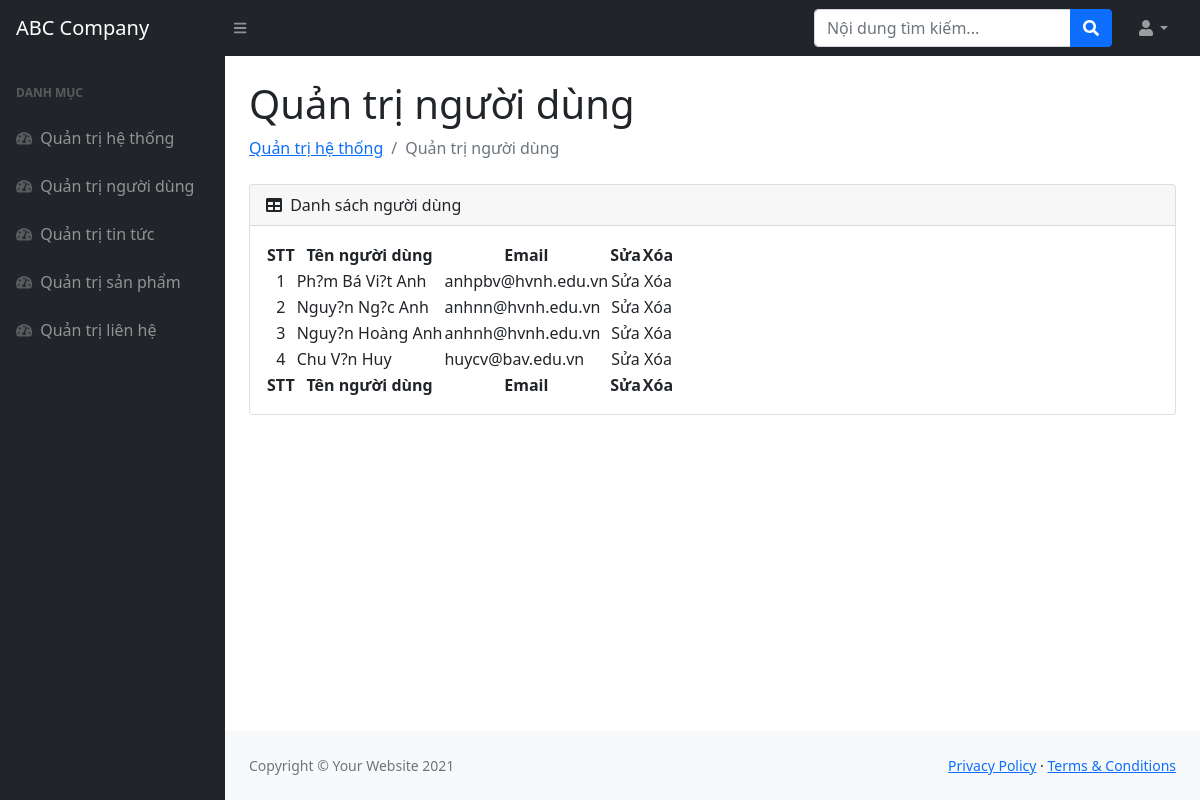
The page /admin/quan_tri_nguoi_dung.php (signed in) on the database its author committed.
### tables this page shows
CREATE TABLE `tbl_nguoi_dung` (
  `nguoi_dung_id` int(11) NOT NULL,
  `ten_nguoi_dung` varchar(50) NOT NULL,
  `email` varchar(50) NOT NULL,
  `mat_khau` varchar(50) NOT NULL,
  `triet_ly` varchar(500) DEFAULT NULL,
  `ghi_chu` text
);

### admin/quan_tri_nguoi_dung.php (the view, shortened to what this page needs)
<!DOCTYPE html>
<html lang="en">
    <head>
        <link href="https://cdn.jsdelivr.net/npm/simple-datatables@latest/dist/style.css" rel="stylesheet" />
        <link href="css/styles.css" rel="stylesheet" />
    </head>
    <body class="sb-nav-fixed">
        <nav class="sb-topnav navbar navbar-expand navbar-dark bg-dark">
            <a class="navbar-brand ps-3" href="index.php">ABC Company</a>
            <button class="btn btn-link btn-sm order-1 order-lg-0 me-4 me-lg-0" id="sidebarToggle" href="#!"><i class="fas fa-bars"></i></button>
            <form class="d-none d-md-inline-block form-inline ms-auto me-0 me-md-3 my-2 my-md-0">
                <div class="input-group">
                    <input class="form-control" type="text" placeholder="Nội dung tìm kiếm..." aria-label="Nội dung tìm kiếm..." aria-describedby="btnNavbarSearch" />
                    <button class="btn btn-primary" id="btnNavbarSearch" type="button"><i class="fas fa-search"></i></button>
                </div>
            </form>
            <ul class="navbar-nav ms-auto ms-md-0 me-3 me-lg-4">
                <li class="nav-item dropdown">
                    <a class="nav-link dropdown-toggle" id="navbarDropdown" href="#" role="button" data-bs-toggle="dropdown" aria-expanded="false"><i class="fas fa-user fa-fw"></i></a>
                </li>
            </ul>
        </nav>
        <div id="layoutSidenav">
            <div id="layoutSidenav_nav">
                <nav class="sb-sidenav accordion sb-sidenav-dark" id="sidenavAccordion">
                    <div class="sb-sidenav-menu">
                        <div class="nav">
                            <div class="sb-sidenav-menu-heading">Danh mục</div>
                            <a class="nav-link" href="index.php">
                                <div class="sb-nav-link-icon"><i class="fas fa-tachometer-alt"></i></div>
                                Quản trị hệ thống
                            </a>
                            <a class="nav-link" href="quan_tri_nguoi_dung.php">
                                <div class="sb-nav-link-icon"><i class="fas fa-tachometer-alt"></i></div>
                                Quản trị người dùng
                            </a>
                            <a class="nav-link" href="quan_tri_tin_tuc.php">
                                <div class="sb-nav-link-icon"><i class="fas fa-tachometer-alt"></i></div>
                                Quản trị tin tức
                            </a>
                            <a class="nav-link" href="quan_tri_san_pham.php">
                                <div class="sb-nav-link-icon"><i class="fas fa-tachometer-alt"></i></div>
                                Quản trị sản phẩm
                            </a>
                            <a class="nav-link" href="quan_tri_lien_he.php">
                                <div class="sb-nav-link-icon"><i class="fas fa-tachometer-alt"></i></div>
                                Quản trị liên hệ
                            </a>
                        </div>
                    </div>
                </nav>
            </div>
            <div id="layoutSidenav_content">
                <main>
                    <div class="container-fluid px-4">
                        <h1 class="mt-4">Quản trị người dùng</h1>
                        <ol class="breadcrumb mb-4">
                            <li class="breadcrumb-item"><a href="index.php">Quản trị hệ thống</a></li>
                            <li class="breadcrumb-item active">Quản trị người dùng</li>
                        </ol>
                        <div class="card mb-4">
                            <div class="card-header">
                                <i class="fas fa-table me-1"></i>
                                Danh sách người dùng
                            </div>
                            <div class="card-body">
                                <table id="datatablesSimple">
                                    <thead>
                                        <tr>
                                            <th style="text-align: center;">STT</th>
                                            <th style="text-align: center;">Tên người dùng</th>
                                            <th style="text-align: center;">Email</th>
                                            <th style="text-align: center;">Sửa</th>
                                            <th style="text-align: center;">Xóa</th>
                                        </tr>
                                    </thead>
                                    <tfoot>
                                        <tr>
                                            <th style="text-align: center;">STT</th>
                                            <th style="text-align: center;">Tên người dùng</th>
                                            <th style="text-align: center;">Email</th>
                                            <th style="text-align: center;">Sửa</th>
                                            <th style="text-align: center;">Xóa</th>
                                        </tr>
                                    </tfoot>
                                    <tbody>
                                    <?php
                                        include('../config.php');
                                        $sql = "
                                                  SELECT *
                                                  FROM tbl_nguoi_dung
                                                  ORDER BY nguoi_dung_id DESC";
                                        $noi_dung_nguoi_dung = mysqli_query($ket_noi, $sql);
                                        $i=0;
                                        while ($row = mysqli_fetch_array($noi_dung_nguoi_dung))
                                        {
                                            $i++;
                                    ;?>
                                        <tr>
                                            <td style="text-align: center;"><?php echo $i;?></td>
                                            <td><?php echo $row["ten_nguoi_dung"];?></td>
                                            <td><?php echo $row["email"];?></td>
                                            <td style="text-align: center;">Sửa</td>
                                            <td style="text-align: center;">Xóa</td>
                                        </tr>
                                        <?php
                                        }
                                    ;?>
                                    </tbody>
                                </table>
                            </div>
                        </div>
                    </div>
                </main>
                <footer class="py-4 bg-light mt-auto">
                    <div class="container-fluid px-4">
                        <div class="d-flex align-items-center justify-content-between small">
                            <div class="text-muted">Copyright &copy; Your Website 2021</div>
                            <div>
                                <a href="#">Privacy Policy</a>
                                &middot;
                                <a href="#">Terms &amp; Conditions</a>
                            </div>
                        </div>
                    </div>
                </footer>
            </div>
        </div>
    </body>
</html>

### rows shown on the page
tbl_nguoi_dung: ten_nguoi_dung "Ph?m Bá Vi?t Anh", email "anhpbv@hvnh.edu.vn"
tbl_nguoi_dung: ten_nguoi_dung "Nguy?n Ng?c Anh", email "anhnn@hvnh.edu.vn"
tbl_nguoi_dung: ten_nguoi_dung "Nguy?n Hoàng Anh", email "anhnh@hvnh.edu.vn"
tbl_nguoi_dung: ten_nguoi_dung "Chu V?n Huy", email "huycv@bav.edu.vn"
